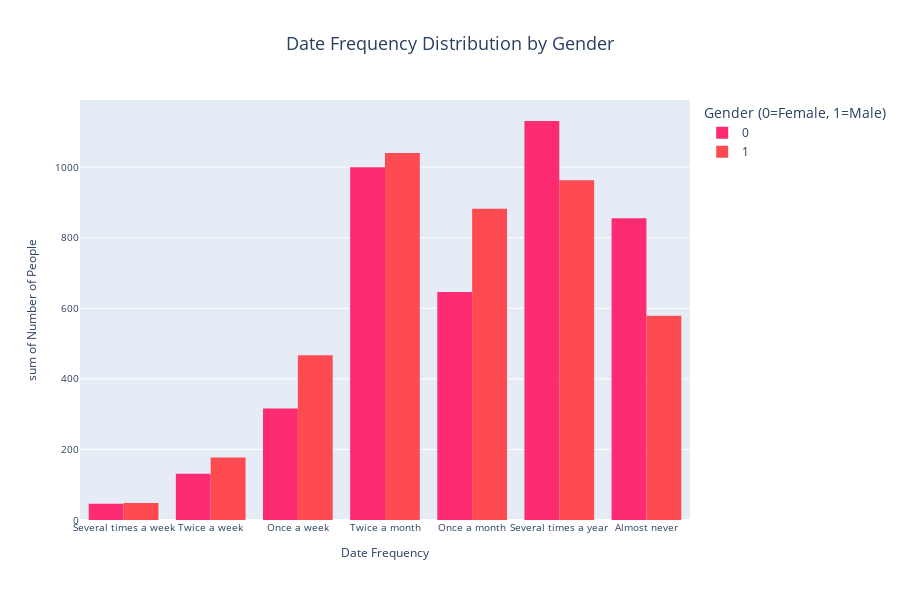

The code cell stored with this chart in its notebook:
### Code cell
# Dictionnaire pour interpréter les options de la colonne 'date'
date_mapping = {
    1: 'Several times a week',
    2: 'Twice a week',
    3: 'Once a week',
    4: 'Twice a month',
    5: 'Once a month',
    6: 'Several times a year',
    7: 'Almost never'
}

# Appliquer ce mapping uniquement pour la visualisation
df['date_label'] = df['date'].map(date_mapping)

# Forcer l'ordre des catégories pour l'affichage dans le graphique
category_order = ['Several times a week', 'Twice a week', 'Once a week', 
                  'Twice a month', 'Once a month', 'Several times a year', 'Almost never']

# Compter les occurrences de chaque option de date par genre
date_gender_counts = df.groupby(['date_label', 'gender']).size().reset_index(name='Count')

# Custom colors for Female and Male
colors = ['#FD2C72', '#FE4A51']  # Rose pour Female, Rouge pour Male

# Créer l'histogramme stylisé avec barres côte à côte et ordre spécifique des catégories
fig = px.histogram(date_gender_counts, x='date_label', y='Count', color='gender',
                   category_orders={'date_label': category_order},  # Forcer l'ordre des catégories
                   title='Date Frequency Distribution by Gender',
                   labels={'date_label': 'Date Frequency', 'Count': 'Number of People', 'gender': 'Gender (0=Female, 1=Male)'},
                   barmode='group',  # Barres côte à côte pour comparaison
                   color_discrete_sequence=colors)  # Couleurs personnalisées

# Mettre à jour la mise en page pour améliorer la lisibilité
fig.update_layout(
    title_font_size=18,
    title_x=0.5,
    xaxis_tickfont_size=10,  # Taille plus petite pour les labels de l'axe X
    yaxis_tickfont_size=10,  # Taille plus petite pour les labels de l'axe Y
    xaxis_title_font_size=12,  # Taille plus petite pour le titre de l'axe X
    yaxis_title_font_size=12,  # Taille plus petite pour le titre de l'axe Y
    width=900,
    height=600
)

# Afficher le graphique
fig.show()

### Figure 1 — Plotly figure (JSON) as saved in the notebook; plotly's stock layout.template omitted (floating-point values rounded to 4 significant figures)
{"data": [{"alignmentgroup": "True", "bingroup": "x", "histfunc": "sum", "hovertemplate": "Gender (0=Female, 1=Male)=0<br>Date Frequency=%{x}<br>sum of Number of People=%{y}<extra></extra>", "legendgroup": "0", "marker": {"color": "#FD2C72", "pattern": {"shape": ""}}, "name": "0", "offsetgroup": "0", "orientation": "v", "showlegend": true, "type": "histogram", "x": ["Almost never", "Once a month", "Once a week", "Several times a week", "Several times a year", "Twice a month", "Twice a week"], "xaxis": "x", "y": [855, 646, 316, 46, 1131, 1000, 131], "yaxis": "y"}, {"alignmentgroup": "True", "bingroup": "x", "histfunc": "sum", "hovertemplate": "Gender (0=Female, 1=Male)=1<br>Date Frequency=%{x}<br>sum of Number of People=%{y}<extra></extra>", "legendgroup": "1", "marker": {"color": "#FE4A51", "pattern": {"shape": ""}}, "name": "1", "offsetgroup": "1", "orientation": "v", "showlegend": true, "type": "histogram", "x": ["Almost never", "Once a month", "Once a week", "Several times a week", "Several times a year", "Twice a month", "Twice a week"], "xaxis": "x", "y": [579, 882, 467, 48, 963, 1040, 177], "yaxis": "y"}], "layout": {"barmode": "group", "height": 600, "legend": {"title": {"text": "Gender (0=Female, 1=Male)"}, "tracegroupgap": 0}, "title": {"font": {"size": 18}, "text": "Date Frequency Distribution by Gender", "x": 0.5}, "width": 900, "xaxis": {"anchor": "y", "categoryarray": ["Several times a week", "Twice a week", "Once a week", "Twice a month", "Once a month", "Several times a year", "Almost never"], "categoryorder": "array", "domain": [0, 1], "tickfont": {"size": 10}, "title": {"font": {"size": 12}, "text": "Date Frequency"}}, "yaxis": {"anchor": "x", "domain": [0, 1], "tickfont": {"size": 10}, "title": {"font": {"size": 12}, "text": "sum of Number of People"}}}}
